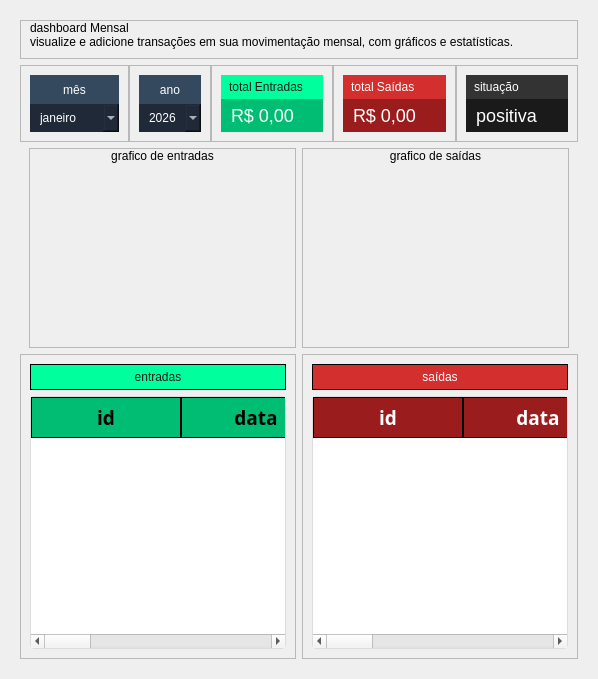
        <widget class="QWidget" name="pageMensal">
         <property name="minimumSize">
          <size>
           <width>0</width>
           <height>679</height>
          </size>
         </property>
         <layout class="QVBoxLayout" name="verticalLayout_5">
          <property name="leftMargin">
           <number>20</number>
          </property>
          <property name="topMargin">
           <number>20</number>
          </property>
          <property name="rightMargin">
           <number>20</number>
          </property>
          <property name="bottomMargin">
           <number>20</number>
          </property>
          <item>
           <widget class="QFrame" name="frameHead_mes">
            <property name="frameShape">
             <enum>QFrame::Shape::StyledPanel</enum>
            </property>
            <property name="frameShadow">
             <enum>QFrame::Shadow::Raised</enum>
            </property>
            <layout class="QVBoxLayout" name="verticalLayout_34">
             <property name="spacing">
              <number>0</number>
             </property>
             <property name="topMargin">
              <number>0</number>
             </property>
             <item>
              <widget class="QLabel" name="tit_dashanual_3">
               <property name="styleSheet">
                <string notr="true">font: 600 28pt &quot;Montserrat&quot;;</string>
               </property>
               <property name="text">
                <string>dashboard Mensal</string>
               </property>
              </widget>
             </item>
             <item>
              <widget class="QLabel" name="subtit_dashanual_3">
               <property name="styleSheet">
                <string notr="true">font: 500 10pt &quot;Montserrat&quot;;</string>
               </property>
               <property name="text">
                <string>visualize e adicione transações em sua movimentação mensal, com gráficos e estatísticas.</string>
               </property>
              </widget>
             </item>
            </layout>
           </widget>
          </item>
          <item>
           <layout class="QHBoxLayout" name="layoutCards" stretch="1,1,2,2,2">
            <property name="spacing">
             <number>0</number>
            </property>
            <item>
             <widget class="QFrame" name="frameMes_mes">
              <property name="maximumSize">
               <size>
                <width>16777215</width>
                <height>16777215</height>
               </size>
              </property>
              <property name="frameShape">
               <enum>QFrame::Shape::StyledPanel</enum>
              </property>
              <property name="frameShadow">
               <enum>QFrame::Shadow::Raised</enum>
              </property>
              <layout class="QVBoxLayout" name="verticalLayout_15">
               <property name="spacing">
                <number>0</number>
               </property>
               <property name="leftMargin">
                <number>9</number>
               </property>
               <property name="topMargin">
                <number>9</number>
               </property>
               <property name="bottomMargin">
                <number>9</number>
               </property>
               <item>
                <widget class="QLabel" name="tit_mes_mes">
                 <property name="styleSheet">
                  <string notr="true">
background-color: #34495e; 
color: white;
font: 700 14pt &quot;Montserrat&quot;;
padding: 5px;</string>
                 </property>
                 <property name="text">
                  <string>mês</string>
                 </property>
                 <property name="alignment">
                  <set>Qt::AlignmentFlag::AlignCenter</set>
                 </property>
                </widget>
               </item>
               <item>
                <widget class="QComboBox" name="messeletor_mes">
                 <property name="styleSheet">
                  <string notr="true">QComboBox {
    background-color: #1f2937;
    color: white;
    border: none;
    padding: 6px;
	padding-left: 10px;
	font: 600 17pt &quot;Montserrat&quot;;
	text-align: center;
}
</string>
                 </property>
                 <property name="maxVisibleItems">
                  <number>12</number>
                 </property>
                 <item>
                  <property name="text">
                   <string>janeiro</string>
                  </property>
                 </item>
                 <item>
                  <property name="text">
                   <string>fevereiro</string>
                  </property>
                 </item>
                 <item>
                  <property name="text">
                   <string>março</string>
                  </property>
                 </item>
                 <item>
                  <property name="text">
                   <string>abril</string>
                  </property>
                 </item>
                 <item>
                  <property name="text">
                   <string>maio</string>
                  </property>
                 </item>
                 <item>
                  <property name="text">
                   <string>junho</string>
                  </property>
                 </item>
                 <item>
                  <property name="text">
                   <string>julho</string>
                  </property>
                 </item>
                 <item>
                  <property name="text">
                   <string>agosto</string>
                  </property>
                 </item>
                 <item>
                  <property name="text">
                   <string>setembro</string>
                  </property>
                 </item>
                 <item>
                  <property name="text">
                   <string>outubro</string>
                  </property>
                 </item>
                 <item>
                  <property name="text">
                   <string>novembro</string>
                  </property>
                 </item>
                 <item>
                  <property name="text">
                   <string>dezembro</string>
                  </property>
                 </item>
                </widget>
               </item>
              </layout>
             </widget>
            </item>
            <item>
             <widget class="QFrame" name="frameAno_mes">
              <property name="frameShape">
               <enum>QFrame::Shape::StyledPanel</enum>
              </property>
              <property name="frameShadow">
               <enum>QFrame::Shadow::Raised</enum>
              </property>
              <layout class="QVBoxLayout" name="verticalLayout_16">
               <property name="spacing">
                <number>0</number>
               </property>
               <property name="leftMargin">
                <number>9</number>
               </property>
               <property name="topMargin">
                <number>9</number>
               </property>
               <property name="rightMargin">
                <number>9</number>
               </property>
               <property name="bottomMargin">
                <number>9</number>
               </property>
               <item>
                <widget class="QLabel" name="tit_ano_mes">
                 <property name="styleSheet">
                  <string notr="true">
background-color: #34495e; 
color: white;
font: 700 14pt &quot;Montserrat&quot;;
padding: 5px;</string>
                 </property>
                 <property name="text">
                  <string>ano</string>
                 </property>
                 <property name="alignment">
                  <set>Qt::AlignmentFlag::AlignCenter</set>
                 </property>
                </widget>
               </item>
               <item>
                <widget class="QComboBox" name="anoseletor_mes">
                 <property name="styleSheet">
                  <string notr="true">QComboBox {
    background-color: #1f2937;
    color: white;
    border: none;
    padding: 6px;
	padding-left: 10px;
	font: 600 17pt &quot;Montserrat&quot;;
}
</string>
                 </property>
                 <item>
                  <property name="text">
                   <string>2026</string>
                  </property>
                 </item>
                </widget>
               </item>
              </layout>
             </widget>
            </item>
            <item>
             <widget class="QFrame" name="frameEntradas_mes">
              <property name="frameShape">
               <enum>QFrame::Shape::StyledPanel</enum>
              </property>
              <property name="frameShadow">
               <enum>QFrame::Shadow::Raised</enum>
              </property>
              <layout class="QVBoxLayout" name="verticalLayout_10">
               <property name="spacing">
                <number>0</number>
               </property>
               <item>
                <widget class="QLabel" name="tit_totalentradas_mes">
                 <property name="styleSheet">
                  <string notr="true">background-color: #00FF9D; 
color: #1A1A1A; 
font: 700 14pt &quot;Montserrat&quot;;
padding: 5px;</string>
                 </property>
                 <property name="text">
                  <string>total Entradas</string>
                 </property>
                </widget>
               </item>
               <item>
                <widget class="QLabel" name="valor_totalentradas_mes">
                 <property name="styleSheet">
                  <string notr="true">background-color: #00BD74; 
color: white; 
font-size: 18px; 
font: 800 18pt &quot;Montserrat&quot;;
padding: 6px;</string>
                 </property>
                 <property name="text">
                  <string>R$ 0,00</string>
                 </property>
                </widget>
               </item>
              </layout>
             </widget>
            </item>
            <item>
             <widget class="QFrame" name="frameSaidas_mes">
              <property name="frameShape">
               <enum>QFrame::Shape::StyledPanel</enum>
              </property>
              <property name="frameShadow">
               <enum>QFrame::Shadow::Raised</enum>
              </property>
              <layout class="QVBoxLayout" name="verticalLayout_9">
               <property name="spacing">
                <number>0</number>
               </property>
               <item>
                <widget class="QLabel" name="tit_totalsaidas_mes">
                 <property name="styleSheet">
                  <string notr="true">
background-color: #D32F2F;
color: white; 
font: 700 14pt &quot;Montserrat&quot;;
padding: 5px;</string>
                 </property>
                 <property name="text">
                  <string>total Saídas</string>
                 </property>
                </widget>
               </item>
               <item>
                <widget class="QLabel" name="valor_totalsaidas_mes">
                 <property name="styleSheet">
                  <string notr="true">
background-color: #9B1C1C;
color: white; 
font-size: 18px; 
font: 800 18pt &quot;Montserrat&quot;;
padding: 6px;</string>
                 </property>
                 <property name="text">
                  <string>R$ 0,00</string>
                 </property>
                </widget>
               </item>
              </layout>
             </widget>
            </item>
            <item>
             <widget class="QFrame" name="frameSituacao_mes">
              <property name="frameShape">
               <enum>QFrame::Shape::StyledPanel</enum>
              </property>
              <property name="frameShadow">
               <enum>QFrame::Shadow::Raised</enum>
              </property>
              <layout class="QVBoxLayout" name="verticalLayout_8">
               <property name="spacing">
                <number>0</number>
               </property>
               <item>
                <widget class="QLabel" name="tit_situacao_mes">
                 <property name="styleSheet">
                  <string notr="true">background-color:  #333333;
color: white;
font: 700 14pt &quot;Montserrat&quot;;
padding: 5px;</string>
                 </property>
                 <property name="text">
                  <string>situação</string>
                 </property>
                </widget>
               </item>
               <item>
                <widget class="QLabel" name="statussituacao_mes">
                 <property name="styleSheet">
                  <string notr="true">
background-color: #1A1A1A;
color: white; 
font-size: 18px; 
font: 800 18pt &quot;Montserrat&quot;;
padding: 6px;</string>
                 </property>
                 <property name="text">
                  <string>positiva</string>
                 </property>
                </widget>
               </item>
              </layout>
             </widget>
            </item>
           </layout>
          </item>
          <item>
           <layout class="QHBoxLayout" name="layoutGraficos_mes">
            <property name="leftMargin">
             <number>9</number>
            </property>
            <property name="rightMargin">
             <number>9</number>
            </property>
            <item>
             <widget class="QFrame" name="graficoentradas_mes">
              <property name="frameShape">
               <enum>QFrame::Shape::StyledPanel</enum>
              </property>
              <property name="frameShadow">
               <enum>QFrame::Shadow::Raised</enum>
              </property>
              <layout class="QVBoxLayout" name="verticalLayout_12">
               <property name="leftMargin">
                <number>9</number>
               </property>
               <property name="topMargin">
                <number>0</number>
               </property>
               <property name="rightMargin">
                <number>9</number>
               </property>
               <property name="bottomMargin">
                <number>0</number>
               </property>
               <item>
                <widget class="QWidget" name="grafEntr" native="true">
                 <layout class="QVBoxLayout" name="verticalLayout_14">
                  <property name="leftMargin">
                   <number>9</number>
                  </property>
                  <property name="topMargin">
                   <number>0</number>
                  </property>
                  <property name="rightMargin">
                   <number>9</number>
                  </property>
                  <property name="bottomMargin">
                   <number>0</number>
                  </property>
                  <item>
                   <widget class="QLabel" name="tit_graficoentradas_mes">
                    <property name="text">
                     <string>grafico de entradas</string>
                    </property>
                    <property name="alignment">
                     <set>Qt::AlignmentFlag::AlignHCenter|Qt::AlignmentFlag::AlignTop</set>
                    </property>
                   </widget>
                  </item>
                 </layout>
                </widget>
               </item>
              </layout>
             </widget>
            </item>
            <item>
             <widget class="QFrame" name="graficosaidas_mes">
              <property name="minimumSize">
               <size>
                <width>0</width>
                <height>200</height>
               </size>
              </property>
              <property name="frameShape">
               <enum>QFrame::Shape::StyledPanel</enum>
              </property>
              <property name="frameShadow">
               <enum>QFrame::Shadow::Raised</enum>
              </property>
              <layout class="QVBoxLayout" name="verticalLayout_11">
               <property name="leftMargin">
                <number>9</number>
               </property>
               <property name="topMargin">
                <number>0</number>
               </property>
               <property name="rightMargin">
                <number>9</number>
               </property>
               <property name="bottomMargin">
                <number>0</number>
               </property>
               <item>
                <widget class="QWidget" name="grafSaid" native="true">
                 <layout class="QVBoxLayout" name="verticalLayout_13">
                  <property name="leftMargin">
                   <number>9</number>
                  </property>
                  <property name="topMargin">
                   <number>0</number>
                  </property>
                  <property name="rightMargin">
                   <number>9</number>
                  </property>
                  <property name="bottomMargin">
                   <number>0</number>
                  </property>
                  <item>
                   <widget class="QLabel" name="tit_graficosaidas_mes">
                    <property name="text">
                     <string>grafico de saídas</string>
                    </property>
                    <property name="alignment">
                     <set>Qt::AlignmentFlag::AlignHCenter|Qt::AlignmentFlag::AlignTop</set>
                    </property>
                   </widget>
                  </item>
                 </layout>
                </widget>
               </item>
              </layout>
             </widget>
            </item>
           </layout>
          </item>
          <item>
           <layout class="QHBoxLayout" name="layoutTabelas_mes" stretch="1,1">
            <item>
             <widget class="QFrame" name="frameEntradasTab_mes">
              <property name="frameShape">
               <enum>QFrame::Shape::StyledPanel</enum>
              </property>
              <property name="frameShadow">
               <enum>QFrame::Shadow::Raised</enum>
              </property>
              <layout class="QVBoxLayout" name="verticalLayout_6">
               <item>
                <widget class="QLabel" name="tituloentradasTab_mes">
                 <property name="styleSheet">
                  <string notr="true">background-color: #00FF9D; 
color: #1A1A1A; 
font: 700 16pt &quot;Montserrat&quot;;
padding: 5px;
border: 1px solid black;</string>
                 </property>
                 <property name="text">
                  <string>entradas</string>
                 </property>
                 <property name="alignment">
                  <set>Qt::AlignmentFlag::AlignCenter</set>
                 </property>
                </widget>
               </item>
               <item>
                <widget class="QTableWidget" name="entradasTab_mes">
                 <property name="font">
                  <font>
                   <family>Montserrat</family>
                   <pointsize>14</pointsize>
                   <bold>false</bold>
                  </font>
                 </property>
                 <property name="styleSheet">
                  <string notr="true">/* Estilo do Cabeçalho */
QHeaderView::section {
    background-color: #00BD74;; /* Use #c0392b para a tabela de Saídas */
    color: black;
    padding: 4px;
    font-weight: bold;
    border: 1px solid black; /* Remove a borda padrão grossa */ 
	font: 700 12pt &quot;Montserrat&quot;;
}

/* Estilo do Corpo da Tabela */
QTableWidget {
    gridline-color: #e0e0e0; /* Cor da linha que separa as células (cinza claro) */
    background-color: white;
    alternate-background-color: #f9f9f9; /* Cor para linhas alternadas, se ativado */
    selection-background-color: #d5f5e3; /* Cor de destaque ao clicar (verde claro) */
    selection-color: #27ae60;
    border: 1px solid #dcdcdc;
    border-radius: 4px;
}</string>
                 </property>
                 <property name="editTriggers">
                  <set>QAbstractItemView::EditTrigger::NoEditTriggers</set>
                 </property>
                 <property name="selectionMode">
                  <enum>QAbstractItemView::SelectionMode::SingleSelection</enum>
                 </property>
                 <property name="selectionBehavior">
                  <enum>QAbstractItemView::SelectionBehavior::SelectRows</enum>
                 </property>
                 <attribute name="horizontalHeaderCascadingSectionResizes">
                  <bool>false</bool>
                 </attribute>
                 <attribute name="horizontalHeaderDefaultSectionSize">
                  <number>150</number>
                 </attribute>
                 <attribute name="horizontalHeaderStretchLastSection">
                  <bool>true</bool>
                 </attribute>
                 <attribute name="verticalHeaderCascadingSectionResizes">
                  <bool>false</bool>
                 </attribute>
                 <column>
                  <property name="text">
                   <string>id</string>
                  </property>
                 </column>
                 <column>
                  <property name="text">
                   <string>data</string>
                  </property>
                 </column>
                 <column>
                  <property name="text">
                   <string>descrição</string>
                  </property>
                 </column>
                 <column>
                  <property name="text">
                   <string>categoria</string>
                  </property>
                 </column>
                 <column>
                  <property name="text">
                   <string>valor</string>
                  </property>
                 </column>
                </widget>
               </item>
              </layout>
             </widget>
            </item>
            <item>
             <widget class="QFrame" name="frameSaidasTab_mes">
              <property name="frameShape">
               <enum>QFrame::Shape::StyledPanel</enum>
              </property>
              <property name="frameShadow">
               <enum>QFrame::Shadow::Raised</enum>
              </property>
              <layout class="QVBoxLayout" name="verticalLayout_7">
               <item>
                <widget class="QLabel" name="titulosaidasTab_mes">
                 <property name="styleSheet">
                  <string notr="true">background-color: #D32F2F;
color: rgb(255, 255, 255);
font: 700 16pt &quot;Montserrat&quot;;
padding: 5px;
border: 1px solid black;</string>
                 </property>
                 <property name="text">
                  <string>saídas</string>
                 </property>
                 <property name="alignment">
                  <set>Qt::AlignmentFlag::AlignCenter</set>
                 </property>
                </widget>
               </item>
               <item>
                <widget class="QTableWidget" name="saidasTab_mes">
                 <property name="font">
                  <font>
                   <family>Montserrat</family>
                   <pointsize>14</pointsize>
                   <bold>false</bold>
                  </font>
                 </property>
                 <property name="styleSheet">
                  <string notr="true">/* Estilo do Cabeçalho */
QHeaderView::section {
    background-color: #9B1C1C; /* Use # para a tabela de Saídas */
    color: white;
    padding: 4px;
    font-weight: bold;
    border: 1px solid black; /* Remove a borda padrão grossa */ 
	font: 700 12pt &quot;Montserrat&quot;;
}

/* Estilo do Corpo da Tabela */
QTableWidget {
    gridline-color: #e0e0e0; /* Cor da linha que separa as células (cinza claro) */
    background-color: white;
    alternate-background-color: #f9f9f9; /* Cor para linhas alternadas, se ativado */
    selection-background-color: #d5f5e3; /* Cor de destaque ao clicar (verde claro) */
    selection-color: #27ae60;
    border: 1px solid #dcdcdc;
    border-radius: 4px;
}</string>
                 </property>
                 <attribute name="horizontalHeaderVisible">
                  <bool>true</bool>
                 </attribute>
                 <attribute name="horizontalHeaderDefaultSectionSize">
                  <number>150</number>
                 </attribute>
                 <attribute name="horizontalHeaderStretchLastSection">
                  <bool>true</bool>
                 </attribute>
                 <column>
                  <property name="text">
                   <string>id</string>
                  </property>
                 </column>
                 <column>
                  <property name="text">
                   <string>data</string>
                  </property>
                 </column>
                 <column>
                  <property name="text">
                   <string>descrição</string>
                  </property>
                 </column>
                 <column>
                  <property name="text">
                   <string>categoria</string>
                  </property>
                 </column>
                 <column>
                  <property name="text">
                   <string>valor</string>
                  </property>
                 </column>
                </widget>
               </item>
              </layout>
             </widget>
            </item>
           </layout>
          </item>
         </layout>
        </widget>
